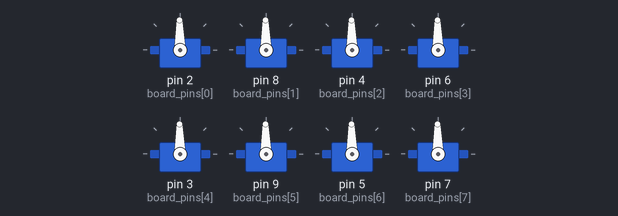
Simulated run of this sketch. Board: Arduino Uno, built with avr-gcc and run on an emulated ATmega328P. Shown: 8 × servo. EEPROM starts erased; what the sketch prints to the serial monitor is not drawn.

Above: at 6.65 s.
At 7.3 s:
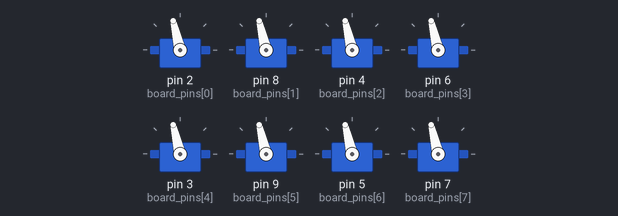
At 8.35 s:
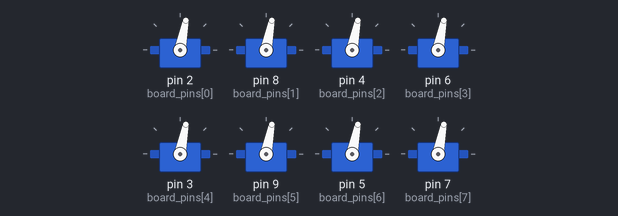
Timing chart, 0 to 11.2 s (numbered marks = the images above):
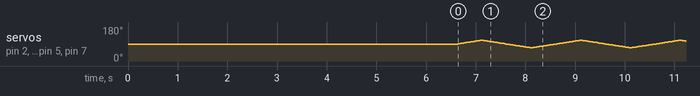

The sketch:

Servo_test.ino
```cpp
#include <EEPROM.h>  // 引入EEPROM库
#include <Servo.h>


//-================ 针脚定义=================-
#define FRONT_RIGHT_HIP 0
#define FRONT_LEFT_HIP 1
#define FRONT_RIGHT_LEG 2
#define FRONT_LEFT_LEG 3
#define BACK_RIGHT_HIP 4
#define BACK_LEFT_HIP 5
#define BACK_RIGHT_LEG 6
#define BACK_LEFT_LEG 7

//-================ 舵机定义=================-
//   board_pins[FRONT_RIGHT_HIP] = 2; // front left inner
//   board_pins[FRONT_LEFT_HIP] = 8;  // front right inner
//   board_pins[BACK_RIGHT_HIP] = 4;  // back left inner
//   board_pins[BACK_LEFT_HIP] = 6;   // back right inner
//   board_pins[FRONT_RIGHT_LEG] = 3; // front left outer
//   board_pins[FRONT_LEFT_LEG] = 9;  // front right outer
//   board_pins[BACK_RIGHT_LEG] = 5;  // back left outer
//   board_pins[BACK_LEFT_LEG] = 7;   // back right outer

int board_pins[8] = {
  2, 8, 4, 6, 3, 9, 5, 7
};

Servo servo[8];
void bindServo() {
  // 绑定舵机
  for (int i = 0; i < 8; i++) {
    servo[i].attach(board_pins[i]);  // 将舵机绑定到对应的引脚
  }
}

//-================ 快速加载设置=================-
#define EEPROM_FASTLOAD_MAGIC 0xD2  // EEPROM地址(用于设置是否快速启动)
#define EEPROM_FASTLOAD_OFFSET 25   // EEPROM偏移量(用于设置是否快速启动)
bool getEEPROMFastLoad() {
  // 获取EEPROM快速加载标志
  return EEPROM.read(EEPROM_FASTLOAD_OFFSET) == EEPROM_FASTLOAD_MAGIC;
}
void setEEPROMFastLoad(bool enable) {
  // 设置EEPROM快速加载标志
  EEPROM.write(EEPROM_FASTLOAD_OFFSET, enable ? EEPROM_FASTLOAD_MAGIC : 0);
}

#define EEPROM_MAGIC 0xabcd
#define EEPROM_OFFSET 2                    // eeprom starting offset to store trim[]
int trim[8] = { 0, 0, 0, 0, 0, 0, 0, 0 };  // 舵机偏移量数组


//-================ EEPROM操作函数 =================-
// 读取EEPROM中的一个字（2字节）
int EEPROMReadWord(int p_address) {
  byte lowByte = EEPROM.read(p_address);
  byte highByte = EEPROM.read(p_address + 1);

  return ((lowByte << 0) & 0xFF) + ((highByte << 8) & 0xFF00);
}
// 写入一个字（2字节）到EEPROM
void EEPROMWriteWord(int p_address, int p_value) {
  byte lowByte = ((p_value >> 0) & 0xFF);
  byte highByte = ((p_value >> 8) & 0xFF);

  EEPROM.write(p_address, lowByte);
  EEPROM.write(p_address + 1, highByte);
}


//-================ 舵机偏移量操作函数 =================-
void loadTrim() {
  // 校验 magic number
  int val = EEPROMReadWord(0);
  if (val != EEPROM_MAGIC) {
    EEPROMWriteWord(0, EEPROM_MAGIC);
    storeTrim();
  }

  // 从EEPROM加载舵机偏移量
  for (int i = 0; i < 8; i++) {
    int value = EEPROMReadWord(i * 2 + EEPROM_OFFSET);
    if (value >= -90 && value <= 90) {
      trim[i] = value;
    }
  }
}

void storeTrim() {
  // 将舵机偏移量存储到EEPROM
  for (int i = 0; i < 8; i++) {
    EEPROMWriteWord(i * 2 + EEPROM_OFFSET, trim[i]);
    delay(100);
  }
}


//-================ 调试函数 =================-
void debug(const char* message) {
  // 简单的调试输出函数
  Serial.println(message);
}


//-================ 主程序 =================-
/**
 * @brief 初始化函数
 * @details 设置串口通信、LED矩阵、机器人初始状态等
 */
void setup() {
  Serial.begin(9600);          // 初始化串口通信
  // randomSeed(analogRead(A6));  // 设置随机种子

  if (getEEPROMFastLoad()) {
    debug("Fast Reload");
  } else {
    debug("Slow Reload");
    delay(5000);
  }
  setEEPROMFastLoad(true);  // 设置快速加载标志

  // 读取偏移量
  loadTrim();  // 从EEPROM加载舵机偏移量
  // 绑定舵机
  bindServo();  // 绑定舵机到对应的引脚
  // 初始化舵机位置
  setEEPROMFastLoad(false);  // 禁用快速加载标志
  for (int i = 0; i < 8; i++) {
    servo[i].write(90 + trim[i]);  // 设置舵机初始位置
    delay(100);                    // 等待舵机稳定
  }
}


/**
 * @brief 主循环函数
 * @details 处理舵机动作、传感器输入等
 */
void loop() {
  // 使用计时器控制速度
  // debug
  debug("Looping...");

  static unsigned long previousMillis = 0;
  static int angle = 0;
  static bool increasing = true;
  unsigned long currentMillis = millis();

  // 每20毫秒执行一次
  if (currentMillis - previousMillis >= 20) {
    previousMillis = currentMillis;

    setEEPROMFastLoad(false);  // 禁用快速加载标志

    // 在-20到20度之间摆荡
    if (increasing) {
      angle++;
      if (angle >= 20) increasing = false;
    } else {
      angle--;
      if (angle <= -20) increasing = true;
    }

    // 应用到所有舵机，考虑trim值
    for (int i = 0; i < 8; i++) {
      servo[i].write(90 + trim[i] + angle);
    }
  }
}
```
